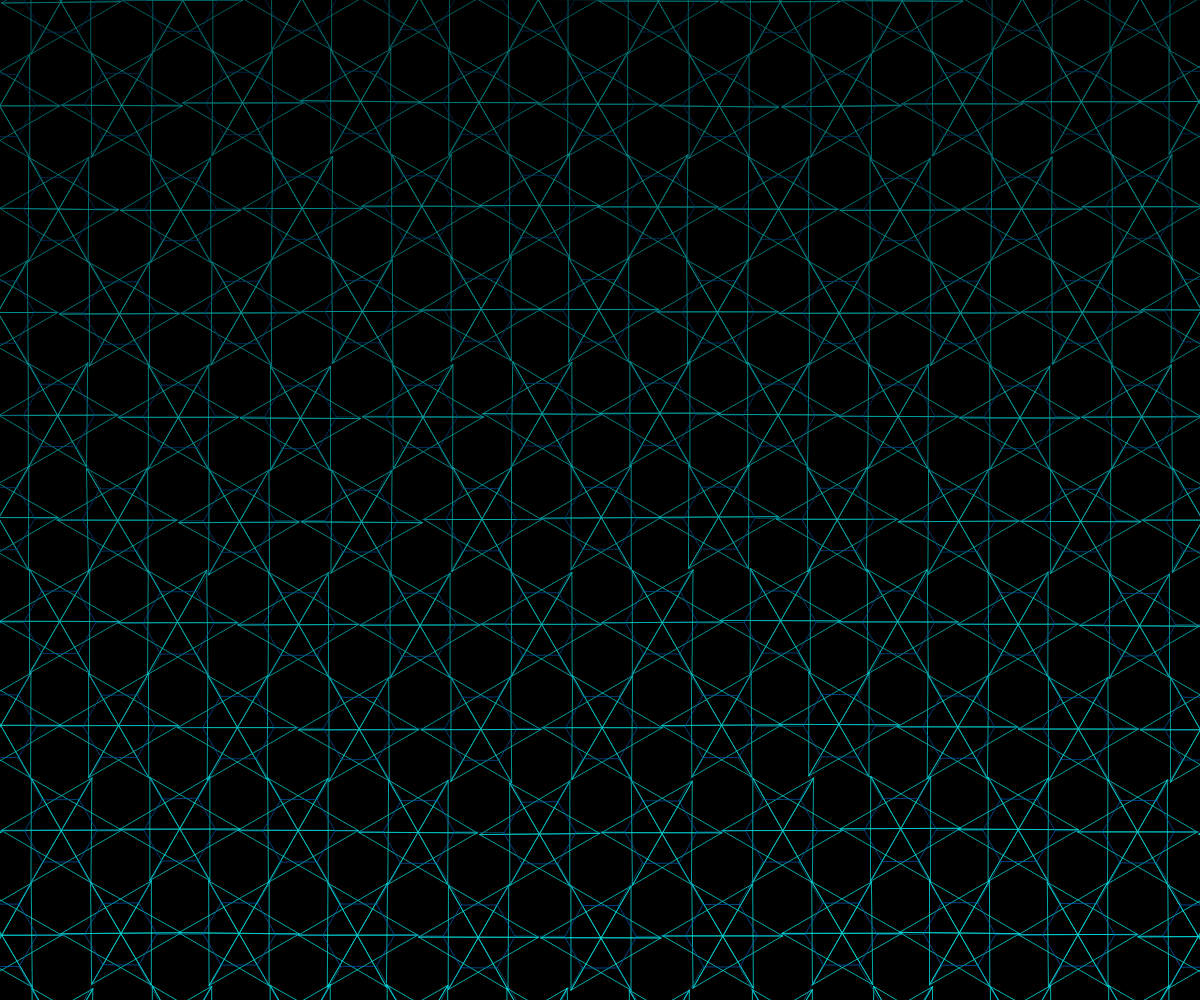
Frame 1 (no input)
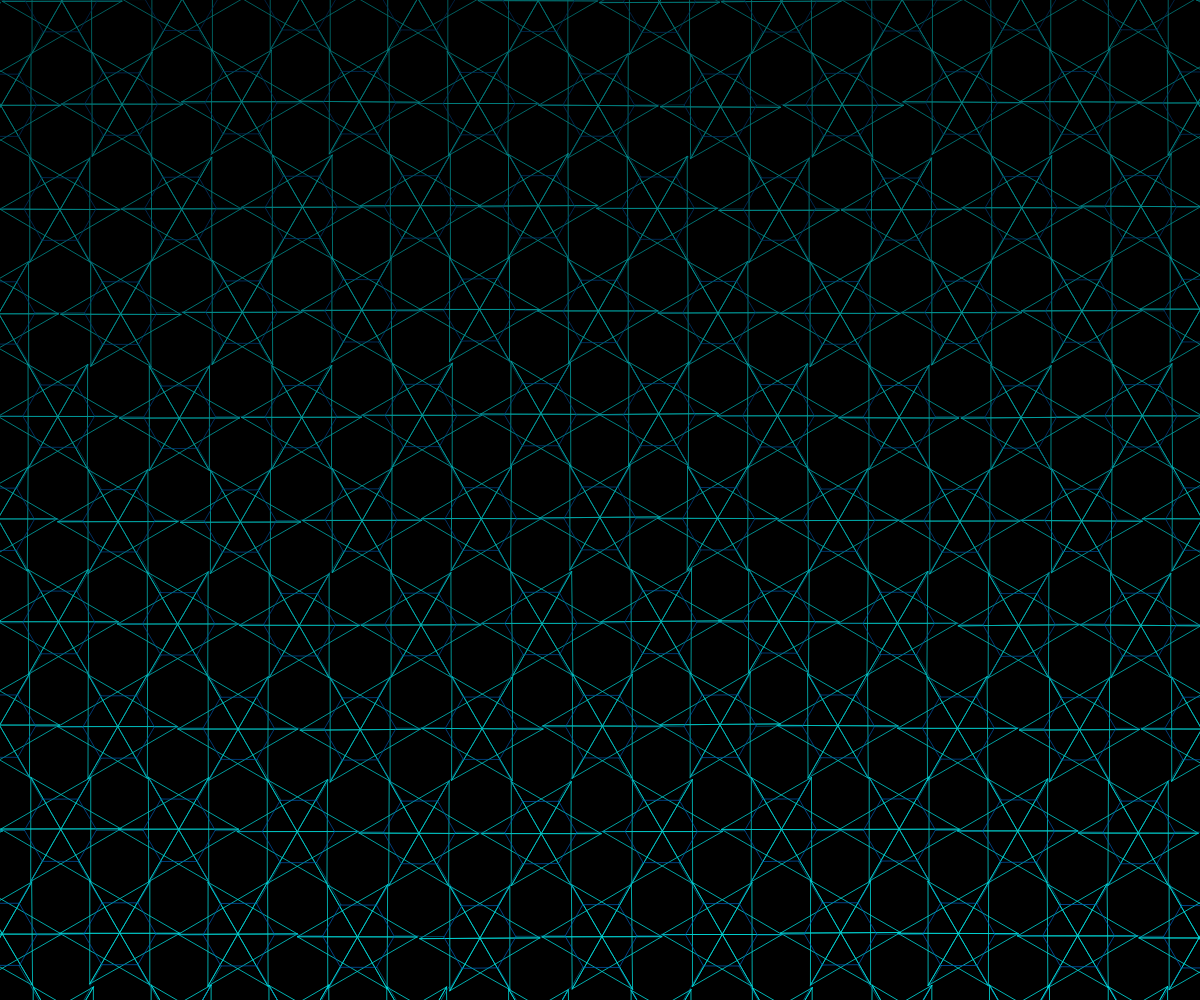
Frame 60 (no input)
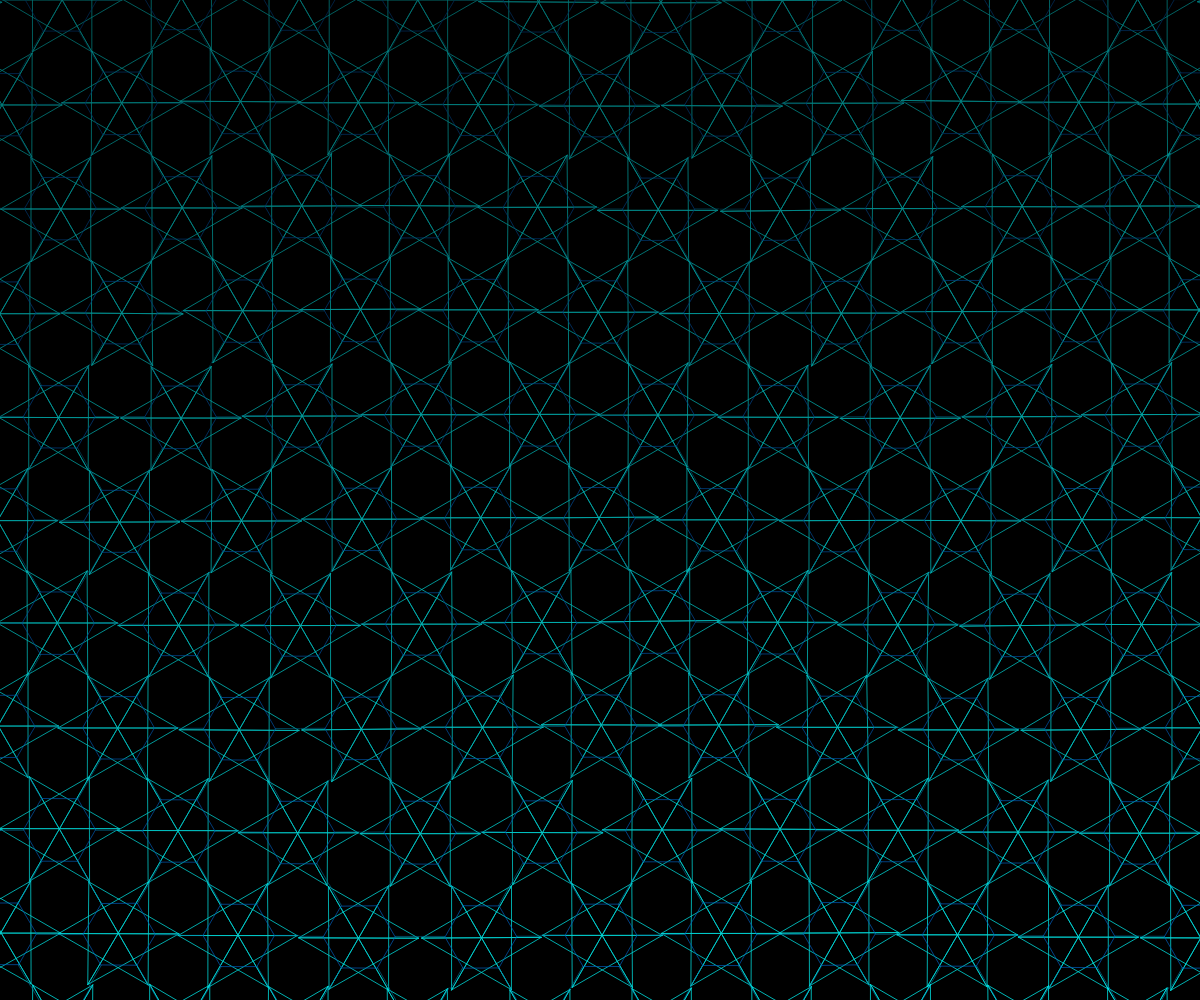
Frame 120 (the mouse pressed at the canvas centre since frame 60)

The p5.js sketch that drew these frames (run headless with seeded random() and noise() and a simulated clock; from frame 60 on, the mouse is pressed at the canvas centre):

// p5.js sketch
// ── sketch.js
let hexGrid = [];
const HEX_RADIUS = 60;
const LINE_WEIGHT = 1;
let time = 0;

function setup() {
  createCanvas(windowWidth, windowHeight);
  colorMode(HSB, 360, 100, 100, 1);
  
  // Generate hexagonal grid points
  const hexHeight = HEX_RADIUS * Math.sqrt(3);
  const hexWidth = HEX_RADIUS * 2;
  
  for (let y = -hexHeight; y < height + hexHeight; y += hexHeight) {
    for (let x = -hexWidth; x < width + hexWidth; x += hexWidth) {
      // Offset every other row
      const offsetX = (y / hexHeight) % 2 === 0 ? HEX_RADIUS : 0;
      const centerX = x + offsetX;
      const centerY = y;
      
      // Store hexagon vertices
      const vertices = [];
      for (let i = 0; i < 6; i++) {
        const angle = (i * Math.PI) / 3;
        const px = centerX + HEX_RADIUS * Math.cos(angle);
        const py = centerY + HEX_RADIUS * Math.sin(angle);
        vertices.push({x: px, y: py});
      }
      
      hexGrid.push({
        center: {x: centerX, y: centerY},
        vertices: vertices
      });
    }
  }
}

function draw() {
  background(0, 0, 0);
  time += 0.01;
  
  // Draw interwoven lines between hexagons
  for (let i = 0; i < hexGrid.length; i++) {
    const hex1 = hexGrid[i];
    
    // Connect to neighbors in a fixed pattern
    const connections = [
      [0, 2], [1, 3], [2, 4], [3, 5], [4, 0], [5, 1],
      [0, 3], [1, 4], [2, 5], [3, 0], [4, 1], [5, 2]
    ];
    
    for (let j = 0; j < connections.length; j++) {
      const [idx1, idx2] = connections[j];
      
      // Add subtle warping to the line positions
      const x1 = hex1.vertices[idx1].x;
      const y1 = hex1.vertices[idx1].y;
      const x2 = hex1.vertices[idx2].x;
      const y2 = hex1.vertices[idx2].y;
      
      // Warp the line using noise-based displacement
      const displacement1 = noise(x1 * 0.01, y1 * 0.01, time) * 5;
      const displacement2 = noise(x2 * 0.01, y2 * 0.01, time) * 5;
      
      // Apply the displacement to create irregular warping
      const warpedX1 = x1 + displacement1 * Math.sin(time + i);
      const warpedY1 = y1 + displacement1 * Math.cos(time + i);
      const warpedX2 = x2 + displacement2 * Math.sin(time + i);
      const warpedY2 = y2 + displacement2 * Math.cos(time + i);
      
      // Use monochromatic shades of cyan and indigo
      const shade = map(i, 0, hexGrid.length, 40, 90);
      stroke(180, 100, shade, 0.8);
      strokeWeight(LINE_WEIGHT);
      line(warpedX1, warpedY1, warpedX2, warpedY2);
    }
    
    // Draw inner connecting lines for complexity
    const innerRadius = HEX_RADIUS * 0.6;
    const innerVertices = [];
    for (let k = 0; k < 6; k++) {
      const angle = (k * Math.PI) / 3;
      const px = hex1.center.x + innerRadius * Math.cos(angle);
      const py = hex1.center.y + innerRadius * Math.sin(angle);
      innerVertices.push({x: px, y: py});
    }
    
    // Connect inner vertices to create a more complex structure
    for (let k = 0; k < 6; k++) {
      const next = (k + 1) % 6;
      const x1 = innerVertices[k].x;
      const y1 = innerVertices[k].y;
      const x2 = innerVertices[next].x;
      const y2 = innerVertices[next].y;
      
      // Add subtle warping to the inner lines
      const displacement1 = noise(x1 * 0.01, y1 * 0.01, time) * 3;
      const displacement2 = noise(x2 * 0.01, y2 * 0.01, time) * 3;
      
      const warpedX1 = x1 + displacement1 * Math.sin(time + i);
      const warpedY1 = y1 + displacement1 * Math.cos(time + i);
      const warpedX2 = x2 + displacement2 * Math.sin(time + i);
      const warpedY2 = y2 + displacement2 * Math.cos(time + i);
      
      const shade = map(i, 0, hexGrid.length, 30, 80);
      stroke(210, 100, shade, 0.7);
      strokeWeight(LINE_WEIGHT);
      line(warpedX1, warpedY1, warpedX2, warpedY2);
    }
    
    // Connect inner vertices to outer ones
    for (let k = 0; k < 6; k++) {
      const x1 = innerVertices[k].x;
      const y1 = innerVertices[k].y;
      const x2 = hex1.vertices[k].x;
      const y2 = hex1.vertices[k].y;
      
      // Add subtle warping to the connecting lines
      const displacement1 = noise(x1 * 0.01, y1 * 0.01, time) * 2;
      const displacement2 = noise(x2 * 0.01, y2 * 0.01, time) * 2;
      
      const warpedX1 = x1 + displacement1 * Math.sin(time + i);
      const warpedY1 = y1 + displacement1 * Math.cos(time + i);
      const warpedX2 = x2 + displacement2 * Math.sin(time + i);
      const warpedY2 = y2 + displacement2 * Math.cos(time + i);
      
      const shade = map(i, 0, hexGrid.length, 20, 70);
      stroke(195, 100, shade, 0.6);
      strokeWeight(LINE_WEIGHT);
      line(warpedX1, warpedY1, warpedX2, warpedY2);
    }
  }
}

function windowResized() {
  resizeCanvas(windowWidth, windowHeight);
}
